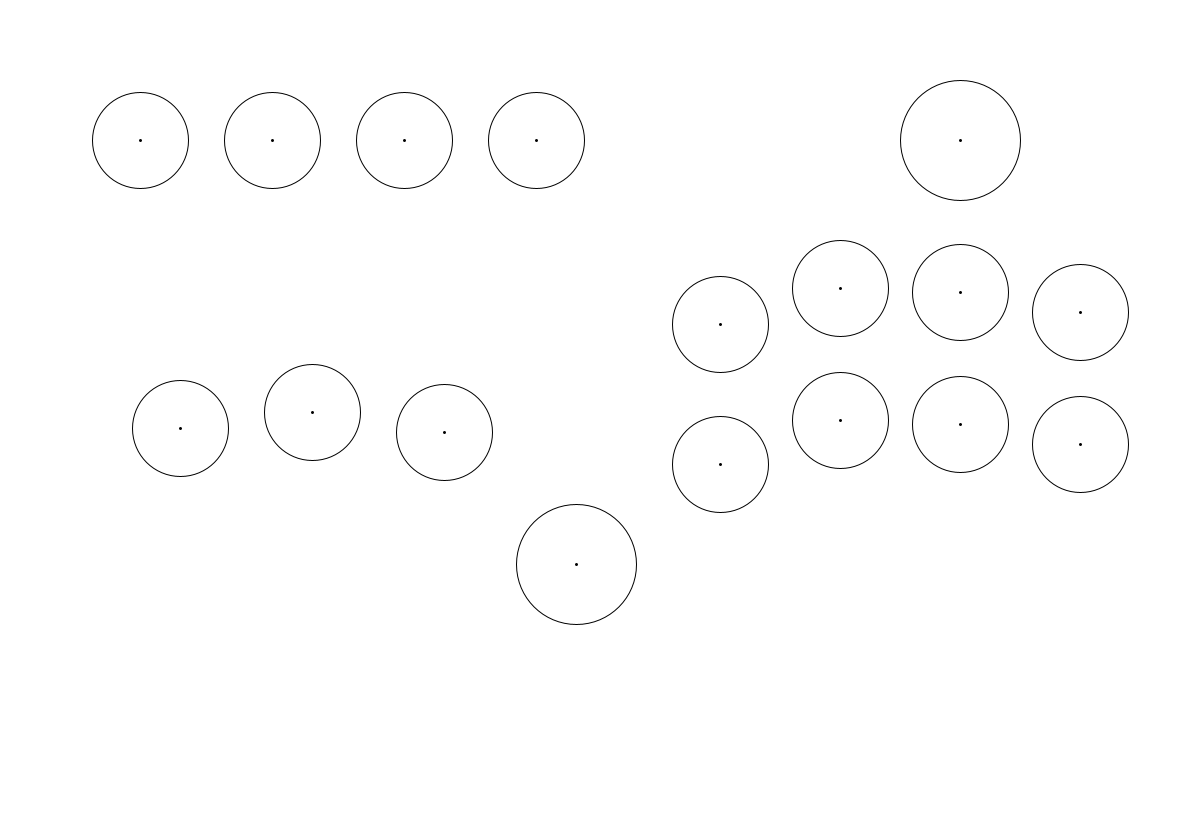
Frame 1 (no input)
Frame 2 (the mouse pressed at the canvas centre, redrawn once): identical to frame 1, image omitted

The Processing sketch that drew this single still picture (run headless with seeded random() and noise(); the mouse was pressed at the canvas centre and the sketch redrawn once):

// Processing sketch: Blueprint
// ── Blueprint.pde
int mm = 0;
int small_button_diameter = 24;
int large_button_diameter = 30;
int s_mm= 0;
int l_mm = 0;


void setup() {
  // A4 size = 297 * 210
  size(1188, 840);
  mm = width / 297;
  s_mm = small_button_diameter * mm;
  l_mm = large_button_diameter * mm;
  noLoop();
}

void draw() {
  background(255);

  // option button list at top of left .
  button(35 * mm, 35 * mm, s_mm);
  button(68 * mm, 35 * mm, s_mm);
  button(101 * mm, 35 * mm, s_mm);
  button(134 * mm, 35 * mm, s_mm);

  // up down left right.
  button(45 * mm, 107 * mm, s_mm);
  button(78 * mm, 103 * mm, s_mm);
  button(111 * mm, 108* mm, s_mm);
  button(144 * mm, 141 * mm, l_mm);

  // attack button at  right side.
  button(180 * mm, 81 * mm, s_mm);
  button(210* mm, 72* mm, s_mm);
  button(240 * mm, 73 * mm, s_mm);
  button(270 * mm, 78 * mm, s_mm);
  button(180 * mm, 116 * mm, s_mm);
  button(210* mm, 105 * mm, s_mm);
  button(240 * mm, 106 * mm, s_mm);
  button(270 * mm, 111 * mm, s_mm);

  // option button at top of right.
  button(240 * mm, 35 * mm, l_mm);

  save("blueprint.png");
}

void button(float x, float y, float extent) {
  strokeWeight(1);
  circle(x, y, extent);
  strokeWeight(3);
  point(x, y);
}
